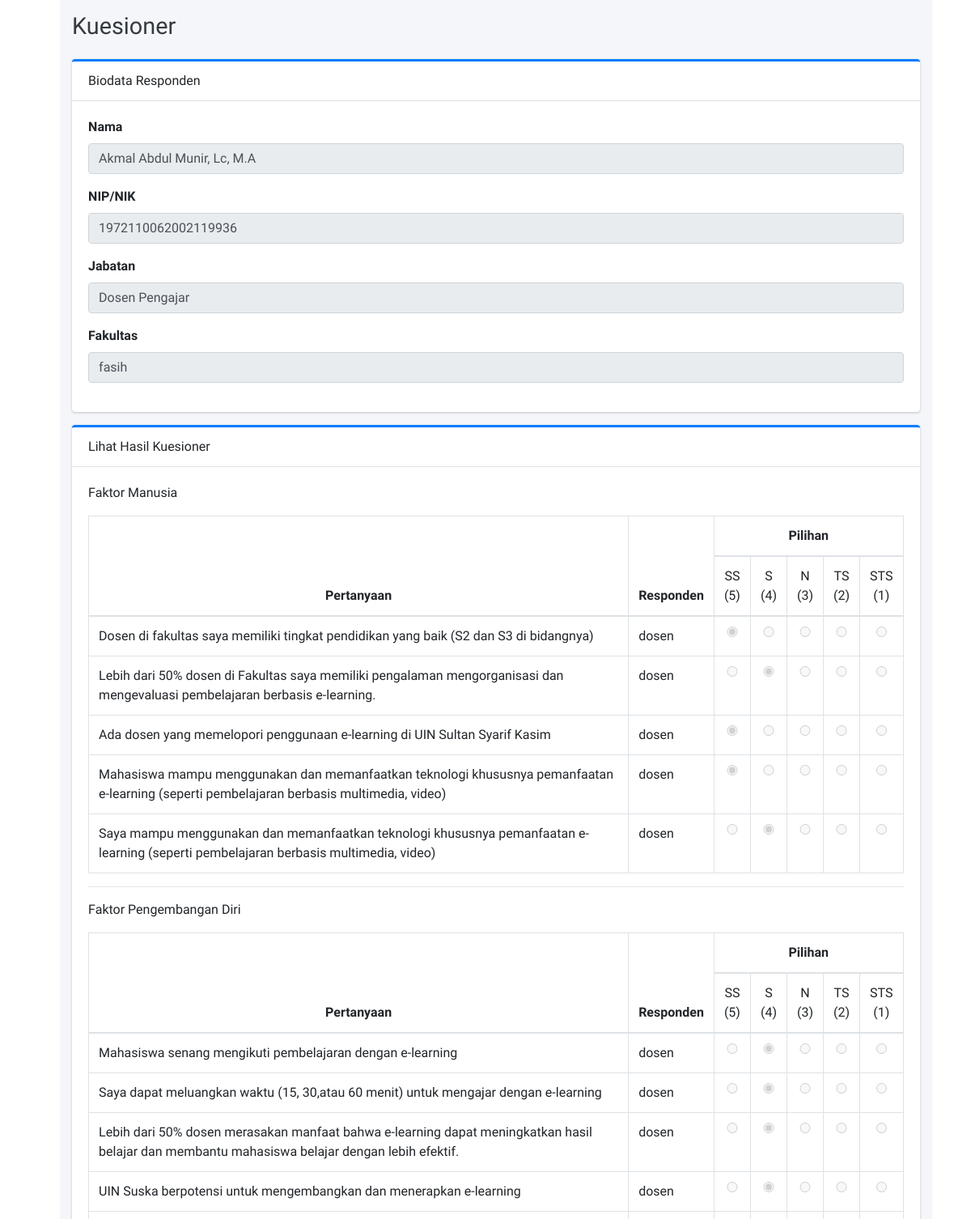
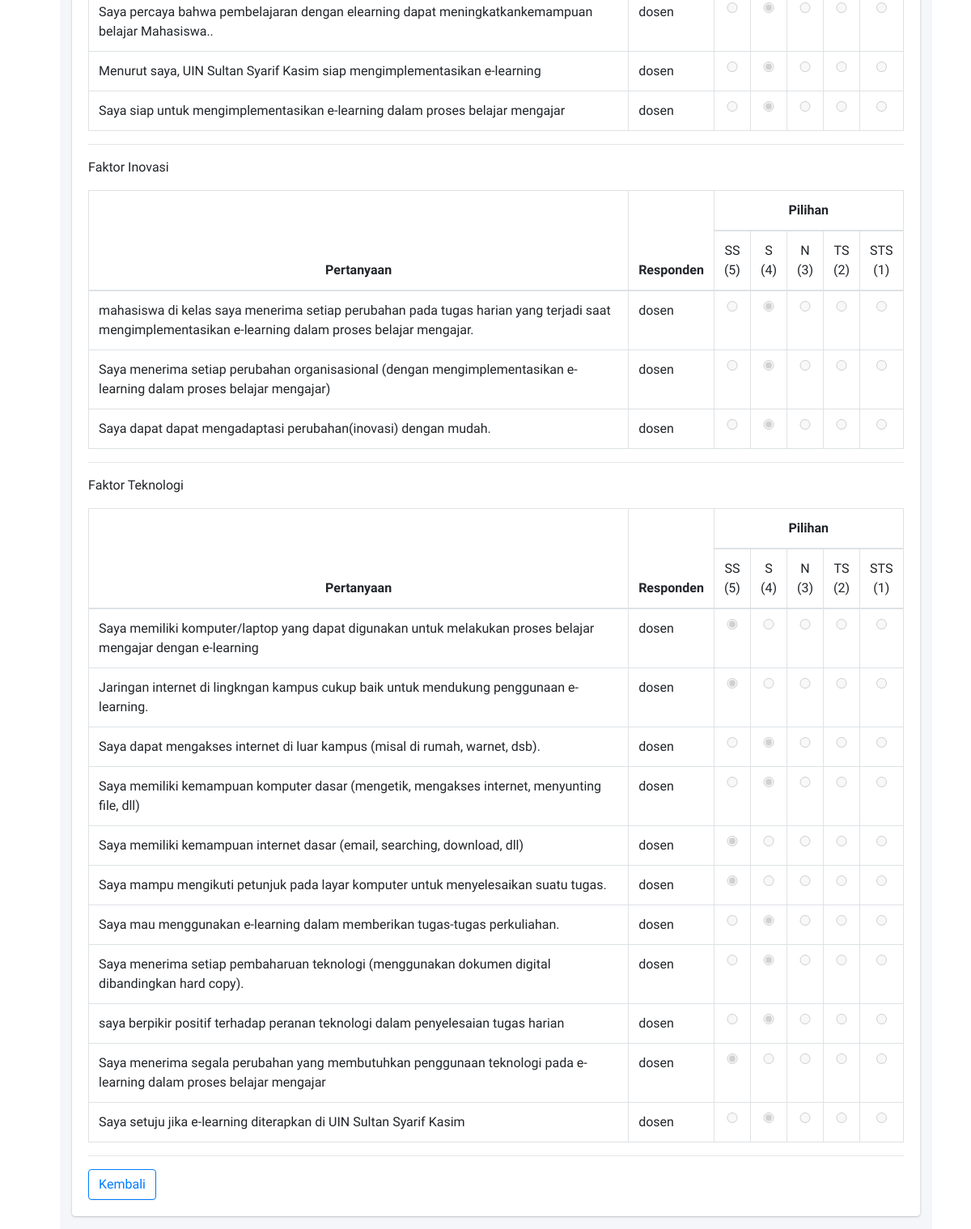
/kuesioner/lihat/KUE-943710, run on the app's committed database (2 pictures, top to bottom).
### tables this page shows
CREATE TABLE `kuesioner` (
  `kuesioner_id` varchar(100) NOT NULL,
  `kuesioner_nama` varchar(255) DEFAULT NULL,
  `kuesioner_nip_nik_nim` varchar(20) DEFAULT NULL,
  `kuesioner_jabatan` enum('Mahasiswa','Dosen Pengajar','Kepala Jurusan','Dekan') NOT NULL,
  `kuesioner_fakultas` enum('ftk','fud','fpsi','fekonsos','fasih','fdk','fst','fapertapet') NOT NULL,
  `kuesioner_date_created` datetime NOT NULL DEFAULT CURRENT_TIMESTAMP
);

CREATE TABLE `faktor` (
  `faktor_id` int(11) NOT NULL,
  `faktor_nama` varchar(255) NOT NULL,
  `faktor_date_created` timestamp NOT NULL DEFAULT CURRENT_TIMESTAMP
);

CREATE TABLE `kuesioner_detail` (
  `detail_id` int(11) NOT NULL,
  `detail_kuesioner_id` varchar(100) NOT NULL,
  `detail_pertanyaan_id` int(11) NOT NULL,
  `detail_jawaban` int(11) NOT NULL,
  `detail_date_created` datetime NOT NULL DEFAULT CURRENT_TIMESTAMP
);

CREATE TABLE `pertanyaan` (
  `pertanyaan_id` int(11) NOT NULL,
  `pertanyaan_kode` varchar(5) NOT NULL,
  `pertanyaan_isi` text NOT NULL,
  `pertanyaan_faktor_id` int(11) NOT NULL,
  `pertanyaan_subfaktor_id` int(11) NOT NULL,
  `pertanyaan_jenis` enum('dosen','mahasiswa') NOT NULL,
  `pertanyaan_date_created` datetime NOT NULL DEFAULT CURRENT_TIMESTAMP
);

### application/controllers/KuesionerController.php (called while the page is built, shortened)
<?php
class KuesionerController extends CI_Controller
{
	public function __construct()
	{
		$this->load->model('KuesionerModel', 'kuesioner');
		$this->load->model('FaktorModel', 'faktor');
		$this->load->model('PertanyaanModel', 'pertanyaan');
		$this->load->helper('kategori_helper');
	}
	public function lihat($id){
		$data = array(
			'faktor' => $this->faktor->lihat_semua(),
			'pertanyaan' => $this->pertanyaan->lihat_semua(),
			'kuesioner' => $this->kuesioner->lihat_satu($id),
			'detail' => $this->kuesioner->lihat_detail($id),
		);
		$this->load->view('templates/header');
		$this->load->view('kuesioner/lihat', $data);
		$this->load->view('templates/footer');
	}
}

### index.php (called while the page is built, shortened)
<?php
require_once BASEPATH.'core/CodeIgniter.php';

### application/models/KuesionerModel.php (called while the page is built, shortened)
<?php
class KuesionerModel extends CI_Model
{
	public function lihat_satu($id)
	{
		$this->db->from('kuesioner');
		$this->db->where('kuesioner_id', $id);
		$query = $this->db->get();
		return $query->row_array();
	}
	public function lihat_detail($id)
	{
		$this->db->from('kuesioner_detail');
		$this->db->join('kuesioner','kuesioner.kuesioner_id = kuesioner_detail.detail_kuesioner_id');
		$this->db->join('pertanyaan','pertanyaan.pertanyaan_id = kuesioner_detail.detail_pertanyaan_id');
		$this->db->where('detail_kuesioner_id', $id);
		$query = $this->db->get();
		return $query->result_array();
	}
}

### application/models/FaktorModel.php (called while the page is built, shortened)
<?php
class FaktorModel extends CI_Model
{
	public function lihat_semua()
	{
		$this->db->from('faktor');
		$query = $this->db->get();
		return $query->result_array();
	}
}

### application/views/kuesioner/lihat.php (the view)
<div class="content-header">
	<div class="container-fluid">
		<div class="row mb-2">
			<div class="col-sm-6">
				<h1 class="m-0 text-dark">Kuesioner</h1>
			</div>
		</div>
	</div>
</div>
<section class="content">
	<div class="container-fluid">
		<div class="row">
			<div class="col-12">
				<div class="card card-primary card-outline">
					<div class="card-header">
						Biodata Responden
					</div>
					<div class="card-body">
						<div class="form-group">
							<label>Nama </label>
							<input type="text" class="form-control" name="nama" value="<?= $kuesioner['kuesioner_nama'] ?>" placeholder="nama" required
								   autocomplete="off" readonly>
						</div>
						<div class="form-group">
							<label>NIP/NIK </label>
							<input type="number" class="form-control" name="nik" value="<?= $kuesioner['kuesioner_nip_nik_nim'] ?>" placeholder="nik" required
								   autocomplete="off" readonly>
						</div>
						<div class="form-group">
							<label>Jabatan </label>
							<input type="text" class="form-control" name="nik" value="<?= $kuesioner['kuesioner_jabatan'] ?>" placeholder="nik" required
								   autocomplete="off" readonly>
						</div>
						<div class="form-group">
							<label>Fakultas </label>
							<input type="text" class="form-control" name="nik" value="<?= $kuesioner['kuesioner_fakultas'] ?>" placeholder="nik" required
								   autocomplete="off" readonly>
						</div>
					</div>
				</div>
				<div class="card card-primary card-outline">
					<div class="card-header">
						Lihat Hasil Kuesioner
					</div>
					<div class="card-body">
						<?php
						foreach ($faktor as $key => $value):
							?>
							<p>Faktor <?= $value['faktor_nama'] ?></p>
							<table class="table table-bordered">
								<thead class="text-center">
								<tr>
									<th rowspan="2">Pertanyaan</th>
									<th rowspan="2">Responden</th>
									<th colspan="5">Pilihan</th>
								</tr>
								<tr>
									<td>SS <br>(5)</td>
									<td>S <br>(4)</td>
									<td>N <br>(3)</td>
									<td>TS <br>(2)</td>
									<td>STS <br>(1)</td>
								</tr>
								</thead>
								<tbody>
								<?php
								foreach ($detail as $key2 => $value2):
									if ($value['faktor_id'] == $value2['pertanyaan_faktor_id']):
										?>
										<tr>
											<td><?= $value2['pertanyaan_isi'] ?></td>
											<td><?= $value2['pertanyaan_jenis'] ?></td>
											<td><input type="radio" class="form-control"
													   name="pilihan<?= $value2['pertanyaan_id'] ?>"
													   value="5" <?php if ($value2['detail_jawaban'] == 5) echo 'checked' ?>
													   disabled></td>
											<td><input type="radio" class="form-control"
													   name="pilihan<?= $value2['pertanyaan_id'] ?>"
													   value="4" <?php if ($value2['detail_jawaban'] == 4) echo 'checked' ?>
													   disabled></td>
											<td><input type="radio" class="form-control"
													   name="pilihan<?= $value2['pertanyaan_id'] ?>"
													   value="3" <?php if ($value2['detail_jawaban'] == 3) echo 'checked' ?>
													   disabled></td>
											<td><input type="radio" class="form-control"
													   name="pilihan<?= $value2['pertanyaan_id'] ?>"
													   value="2" <?php if ($value2['detail_jawaban'] == 2) echo 'checked' ?>
													   disabled></td>
											<td><input type="radio" class="form-control"
													   name="pilihan<?= $value2['pertanyaan_id'] ?>"
													   value="1" <?php if ($value2['detail_jawaban'] == 1) echo 'checked' ?>
													   disabled></td>
										</tr>
									<?php
									endif;
								endforeach;
								?>
								</tbody>
							</table>
							<hr>
						<?php
						endforeach;
						?>
						<a href="<?= base_url('kuesioner') ?>" class="btn btn-primary btn-outline-primary"
						   name="simpan">Kembali</a>
					</div>
				</div>
			</div>
		</div>
</section>

### data on the page
kuesioner: nama "Akmal Abdul Munir, Lc, M.A", nik "1972110062002119936", nik "Dosen Pengajar", nik "fasih"
faktor: faktor_nama "Manusia"
kuesioner_detail: pertanyaan.pertanyaan_isi "Dosen di fakultas saya memiliki tingkat pendidikan yang baik (S2 dan S3 di bidangnya)", pertanyaan.pertanyaan_jenis "dosen", detail_jawaban "☑"
kuesioner_detail: pertanyaan.pertanyaan_isi "Lebih dari 50% dosen di Fakultas saya memiliki pengalaman mengorganisasi dan mengevaluasi pembelajaran berbasis e-learning.", pertanyaan.pertanyaan_jenis "dosen", detail_jawaban "☑"
kuesioner_detail: pertanyaan.pertanyaan_isi "Ada dosen yang memelopori penggunaan e-learning di UIN Sultan Syarif Kasim", pertanyaan.pertanyaan_jenis "dosen", detail_jawaban "☑"
kuesioner_detail: pertanyaan.pertanyaan_isi "Mahasiswa mampu menggunakan dan memanfaatkan teknologi khususnya pemanfaatan e-learning (seperti pembelajaran berbasis multimedia, video)", pertanyaan.pertanyaan_jenis "dosen", detail_jawaban "☑"
kuesioner_detail: pertanyaan.pertanyaan_isi "Saya mampu menggunakan dan memanfaatkan teknologi khususnya pemanfaatan e-learning (seperti pembelajaran berbasis multimedia, video)", pertanyaan.pertanyaan_jenis "dosen", detail_jawaban "☑"
faktor: faktor_nama "Pengembangan Diri"
kuesioner_detail: pertanyaan.pertanyaan_isi "Mahasiswa senang mengikuti pembelajaran dengan e-learning", pertanyaan.pertanyaan_jenis "dosen", detail_jawaban "☑"
kuesioner_detail: pertanyaan.pertanyaan_isi "Saya dapat meluangkan waktu (15, 30,atau 60 menit) untuk mengajar dengan e-learning", pertanyaan.pertanyaan_jenis "dosen", detail_jawaban "☑"
kuesioner_detail: pertanyaan.pertanyaan_isi "Lebih dari 50% dosen merasakan manfaat bahwa e-learning dapat meningkatkan hasil belajar dan membantu mahasiswa belajar dengan lebih efektif.", pertanyaan.pertanyaan_jenis "dosen", detail_jawaban "☑"
kuesioner_detail: pertanyaan.pertanyaan_isi "UIN Suska berpotensi untuk mengembangkan dan menerapkan e-learning", pertanyaan.pertanyaan_jenis "dosen", detail_jawaban "☑"
kuesioner_detail: pertanyaan.pertanyaan_isi "Saya percaya bahwa pembelajaran dengan elearning dapat meningkatkankemampuan belajar Mahasiswa..", pertanyaan.pertanyaan_jenis "dosen", detail_jawaban "☑"
kuesioner_detail: pertanyaan.pertanyaan_isi "Menurut saya, UIN Sultan Syarif Kasim siap mengimplementasikan e-learning", pertanyaan.pertanyaan_jenis "dosen", detail_jawaban "☑"
kuesioner_detail: pertanyaan.pertanyaan_isi "Saya siap untuk mengimplementasikan e-learning dalam proses belajar mengajar", pertanyaan.pertanyaan_jenis "dosen", detail_jawaban "☑"
faktor: faktor_nama "Inovasi"
kuesioner_detail: pertanyaan.pertanyaan_isi "mahasiswa di kelas saya menerima setiap perubahan pada tugas harian yang terjadi saat mengimplementasikan e-learning dalam proses belajar mengajar.", pertanyaan.pertanyaan_jenis "dosen", detail_jawaban "☑"
kuesioner_detail: pertanyaan.pertanyaan_isi "Saya menerima setiap perubahan organisasional (dengan mengimplementasikan e-learning dalam proses belajar mengajar)", pertanyaan.pertanyaan_jenis "dosen", detail_jawaban "☑"
kuesioner_detail: pertanyaan.pertanyaan_isi "Saya dapat dapat mengadaptasi perubahan(inovasi) dengan mudah.", pertanyaan.pertanyaan_jenis "dosen", detail_jawaban "☑"
faktor: faktor_nama "Teknologi"
kuesioner_detail: pertanyaan.pertanyaan_isi "Saya memiliki komputer/laptop yang dapat digunakan untuk melakukan proses belajar mengajar dengan e-learning", pertanyaan.pertanyaan_jenis "dosen", detail_jawaban "☑"
kuesioner_detail: pertanyaan.pertanyaan_isi "Jaringan internet di lingkngan kampus cukup baik untuk mendukung penggunaan e-learning.", pertanyaan.pertanyaan_jenis "dosen", detail_jawaban "☑"
kuesioner_detail: pertanyaan.pertanyaan_isi "Saya dapat mengakses internet di luar kampus (misal di rumah, warnet, dsb).", pertanyaan.pertanyaan_jenis "dosen", detail_jawaban "☑"
kuesioner_detail: pertanyaan.pertanyaan_isi "Saya memiliki kemampuan komputer dasar (mengetik, mengakses internet, menyunting file, dll)", pertanyaan.pertanyaan_jenis "dosen", detail_jawaban "☑"
kuesioner_detail: pertanyaan.pertanyaan_isi "Saya memiliki kemampuan internet dasar (email, searching, download, dll)", pertanyaan.pertanyaan_jenis "dosen", detail_jawaban "☑"
kuesioner_detail: pertanyaan.pertanyaan_isi "Saya mampu mengikuti petunjuk pada layar komputer untuk menyelesaikan suatu tugas.", pertanyaan.pertanyaan_jenis "dosen", detail_jawaban "☑"
kuesioner_detail: pertanyaan.pertanyaan_isi "Saya mau menggunakan e-learning dalam memberikan tugas-tugas perkuliahan.", pertanyaan.pertanyaan_jenis "dosen", detail_jawaban "☑"
kuesioner_detail: pertanyaan.pertanyaan_isi "Saya menerima setiap pembaharuan teknologi (menggunakan dokumen digital dibandingkan hard copy).", pertanyaan.pertanyaan_jenis "dosen", detail_jawaban "☑"
kuesioner_detail: pertanyaan.pertanyaan_isi "saya berpikir positif terhadap peranan teknologi dalam penyelesaian tugas harian", pertanyaan.pertanyaan_jenis "dosen", detail_jawaban "☑"
kuesioner_detail: pertanyaan.pertanyaan_isi "Saya menerima segala perubahan yang membutuhkan penggunaan teknologi pada e-learning dalam proses belajar mengajar", pertanyaan.pertanyaan_jenis "dosen", detail_jawaban "☑"
kuesioner_detail: pertanyaan.pertanyaan_isi "Saya setuju jika e-learning diterapkan di UIN Sultan Syarif Kasim", pertanyaan.pertanyaan_jenis "dosen", detail_jawaban "☑"
